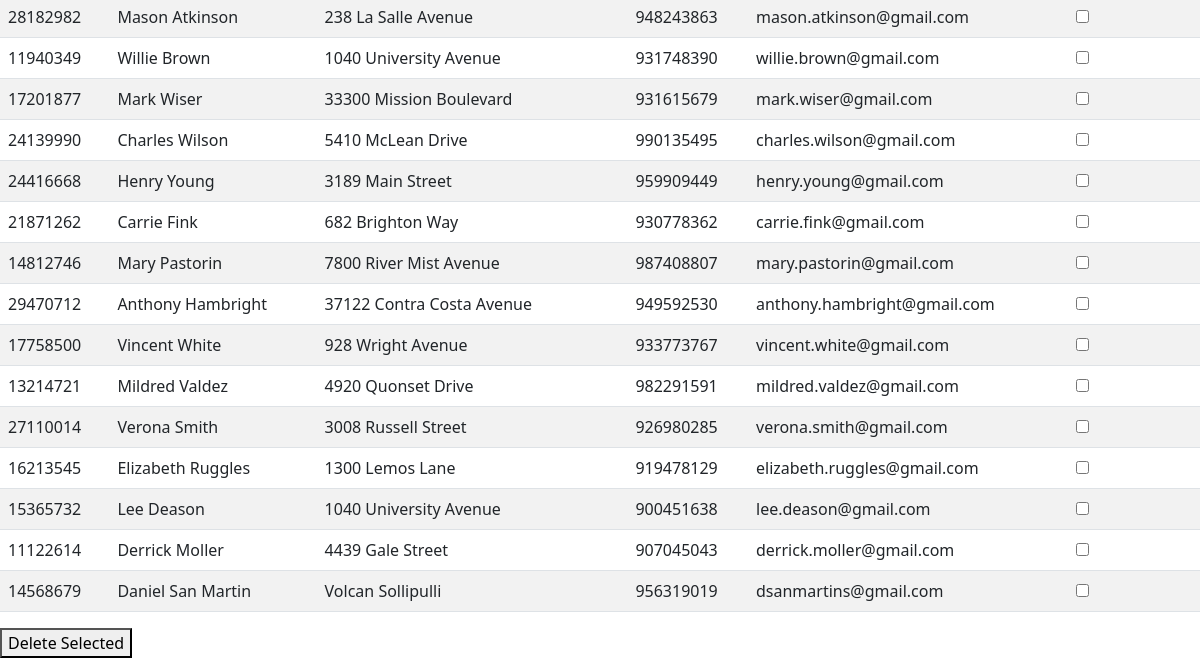
Page /cliente (lower part) on the earlier database version.
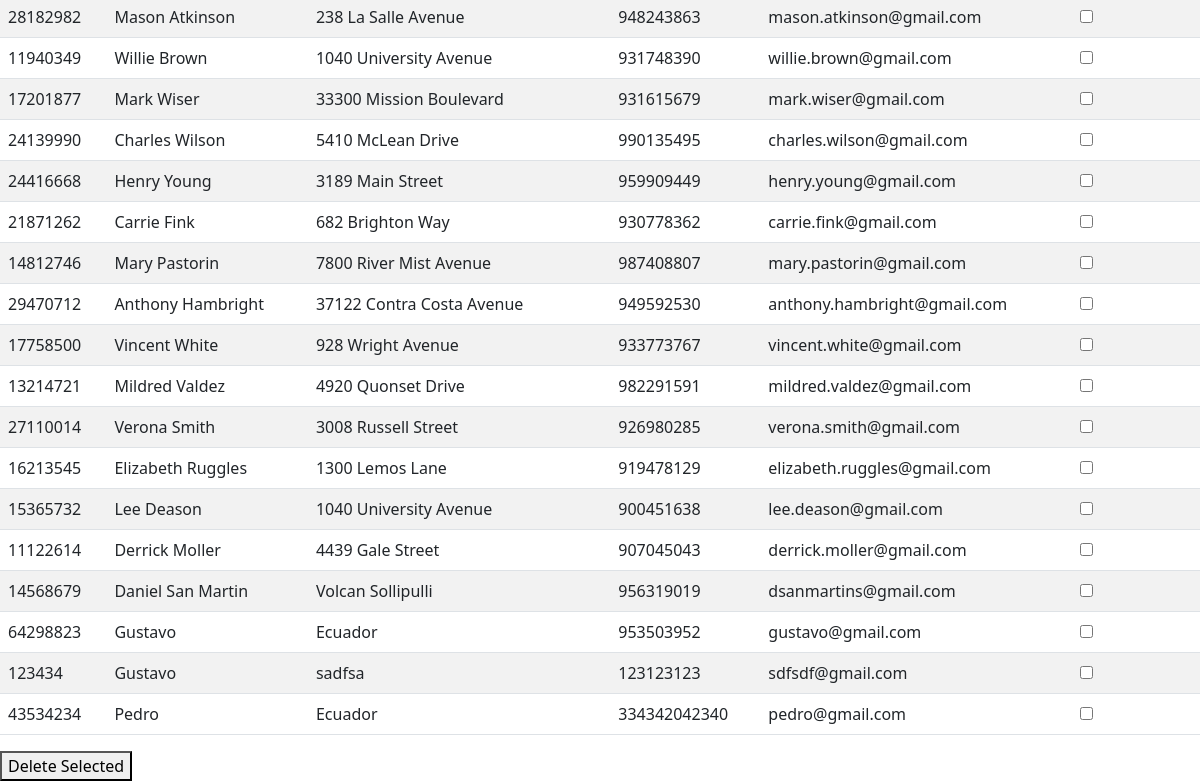
Same page on the later database version.
### app_comercio/models.py (models this page shows, shortened)
class Cliente(models.Model):
    rut = models.BigIntegerField(primary_key=True)
    nombre = models.CharField(max_length=120)
    direccion = models.TextField()
    celular = models.IntegerField()
    email = models.EmailField()
    compraMouse = models.ManyToManyField(Mouse, blank=True)
    compraComputador = models.ManyToManyField(Computador, blank=True)
    compraMonitor = models.ManyToManyField(Monitor, blank=True)
    selected = models.BooleanField(default=False)
    objects = models.Manager()

### app_comercio/views.py (the view)
# urls.py: path("cliente", ClientePageView.as_view(), name="cliente"),
class ClientePageView(ListView):
    model = Cliente
    template_name = "cliente.html"
    context_object_name = 'data'
    http_method_names = ['get', 'post']

### templates/cliente.html (shortened to what this page needs)
{% extends "base.html" %}
{% block content %}
<form method="POST" action="{% url 'delete_data' %}">
  <table class="table table-striped table-hover">
    <tbody >
    {% for item in data %}
    <tr>
      <td>{{ item.rut }}</td>
      <td>{{ item.nombre }}</td>
      <td>{{ item.direccion }}</td>
      <td>{{ item.celular }}</td>
      <td>{{ item.email }}</td>
      <td><input type="checkbox" name="selected_items" value="{{ item.rut }}"></td>
    </tr>
    {% endfor %}
    </tbody>
  </table>
  <button type="submit">Delete Selected</button>
</form>
{% endblock content %}

Differences in the rows shown:
added Cliente: rut "64298823", nombre "Gustavo", direccion "Ecuador", celular "953503952", email "gustavo@gmail.com"
added Cliente: rut "123434", nombre "Gustavo", direccion "sadfsa", celular "123123123", email "sdfsdf@gmail.com"
added Cliente: rut "43534234", nombre "Pedro", direccion "Ecuador", celular "334342042340", email "pedro@gmail.com"
